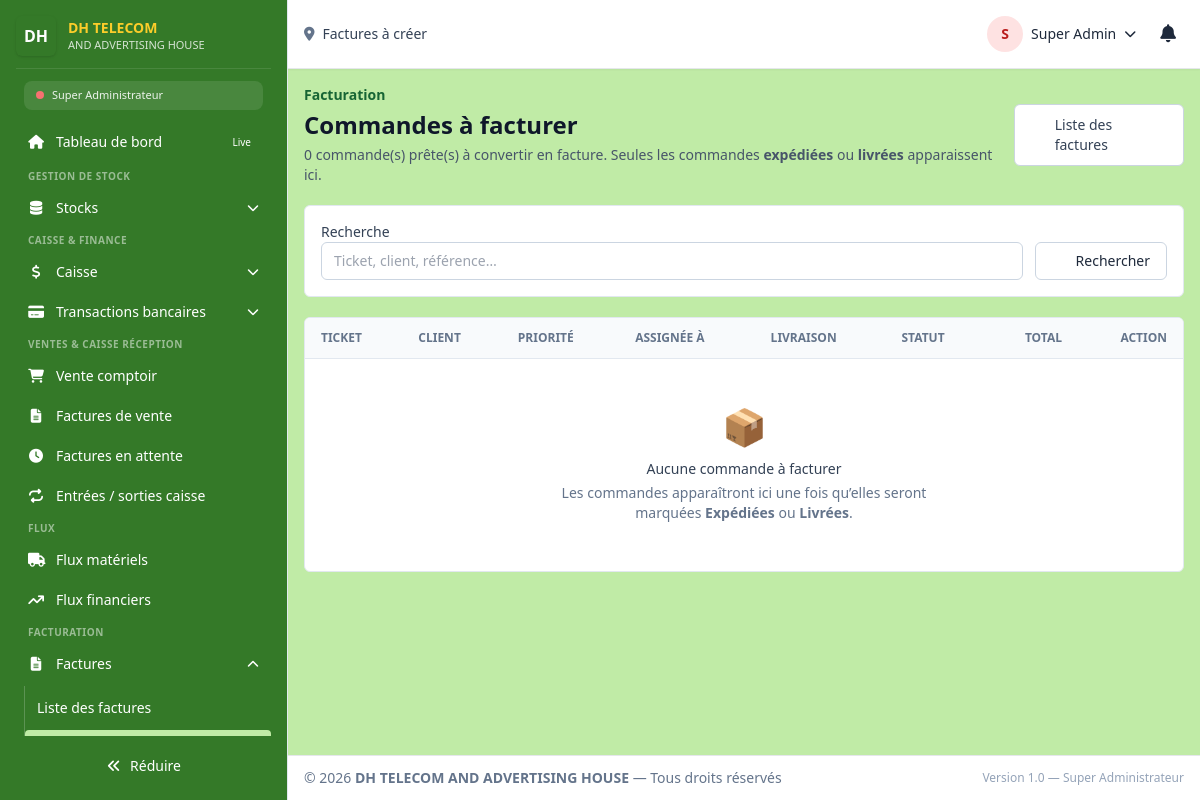
Before: /super_admin/factures/creer (signed in) with the older database file.
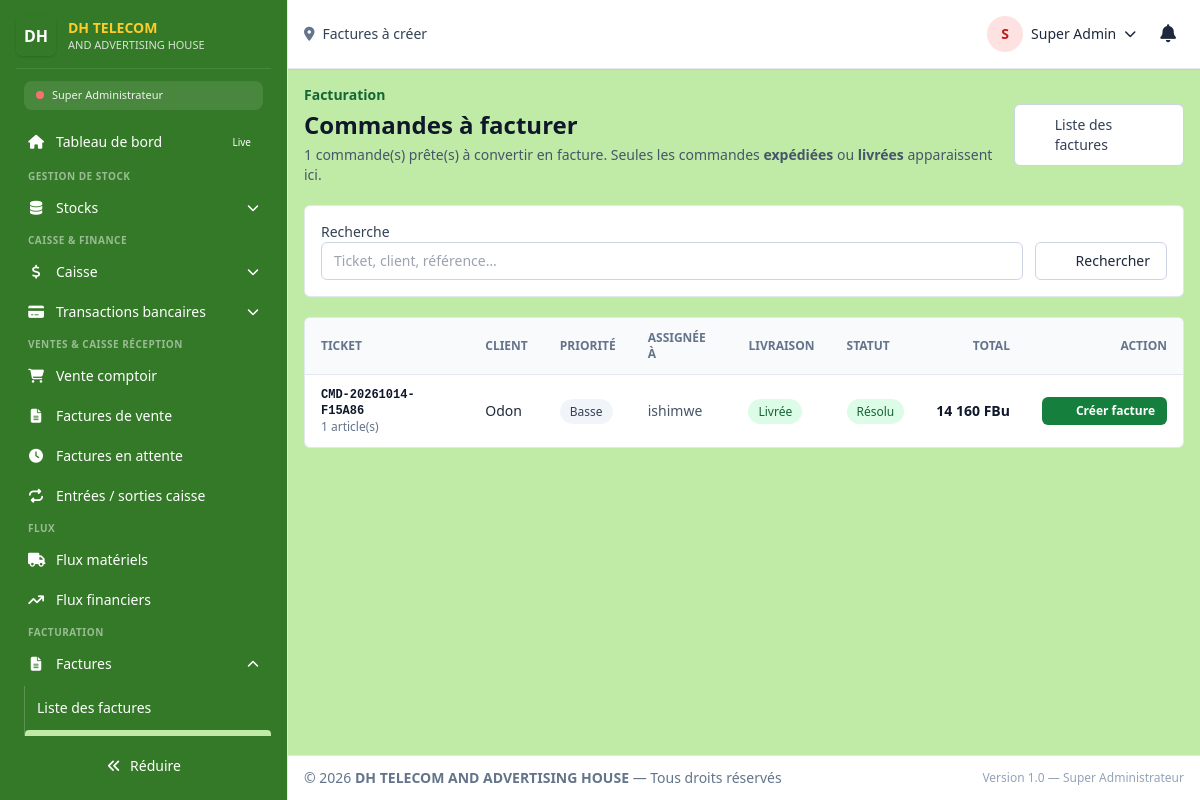
After: the same page with the newer database file.
### tables this page shows
CREATE TABLE `tasks` (
  `id` int(11) NOT NULL,
  `ticket_no` varchar(50) NOT NULL COMMENT 'Format: VNT-202606-001',
  `client` varchar(255) NOT NULL,
  `client_id` int(100) DEFAULT NULL,
  `walk_in` tinyint(1) NOT NULL DEFAULT 0 COMMENT 'Client de passage non enregistré',
  `client_reference` varchar(100) DEFAULT NULL COMMENT 'Référence client (PO, réf. téléphonique…)',
  `category` varchar(100) NOT NULL,
  `priority` enum('Basse','Moyenne','Haute','Critique') DEFAULT 'Moyenne',
  `created_by` varchar(25) NOT NULL,
  `assigned_to` varchar(25) NOT NULL,
  `contributor` varchar(25) DEFAULT NULL,
  `created_at` date NOT NULL DEFAULT curdate(),
  `order_date` date DEFAULT NULL COMMENT 'Date de la commande (peut différer de created_at)',
  `updated_at` datetime DEFAULT NULL,
  `due_date` date DEFAULT NULL,
  `delivery_address` varchar(255) DEFAULT NULL COMMENT 'Adresse de livraison',
  `status` enum('Nouveau','Consulté','En cours','Résolu','Annulé') NOT NULL DEFAULT 'Nouveau',
  `delivery_status` enum('En préparation','Expédiée','Livrée','Annulée') NOT NULL DEFAULT 'En préparation',
  `invoice_number` varchar(100) DEFAULT NULL COMMENT 'Numéro de facture si la commande a été convertie',
  `converted_at` datetime DEFAULT NULL COMMENT 'Horodatage de conversion en facture',
  `description` text DEFAULT NULL,
  `items_json` text DEFAULT NULL COMMENT 'JSON détaillé des lignes commandées',
  `subtotal` bigint(20) NOT NULL DEFAULT 0 COMMENT 'Sous-total HT avant remise',
  `discount_type` enum('Aucune','Pourcentage','Montant fixe') NOT NULL DEFAULT 'Aucune',
  `discount_value` decimal(10,2) NOT NULL DEFAULT 0.00 COMMENT 'Valeur saisie (%, ou montant fixe)',
  `discount_amount` bigint(20) NOT NULL DEFAULT 0 COMMENT 'Remise calculée en FBu',
  `tax_rate` decimal(5,2) NOT NULL DEFAULT 18.00 COMMENT 'Taux TVA appliqué (%)',
  `tax_amount` bigint(20) NOT NULL DEFAULT 0 COMMENT 'Montant TVA en FBu',
  `total_amount` bigint(20) NOT NULL DEFAULT 0 COMMENT 'Total TTC',
  `payment_terms` varchar(50) DEFAULT NULL COMMENT 'À la commande, À la livraison, 30 jours, À crédit',
  `deposit_amount` bigint(20) NOT NULL DEFAULT 0 COMMENT 'Acompte reçu en FBu',
  `deposit_method` varchar(50) DEFAULT NULL COMMENT 'Espèces, Virement bancaire',
  `bank_id` int(11) DEFAULT NULL COMMENT 'Réf banks.id si virement',
  `sound_status` tinyint(1) DEFAULT 1
);

### dash/template/layout.php (the view, shortened to what the changed rows need)
<?php
require_once __DIR__ . "/permissions.php";
require_once __DIR__ . "/sidebar_config.php";
$route = trim(strtolower($route), '/');
$rolePrefix = !empty($user["role_system"]) ? $user["role_system"] . "/" : "";
$activeRoute = $rolePrefix !== "" && strpos($route, $rolePrefix) === 0
    ? substr($route, strlen($rolePrefix))
    : $route;
if (!function_exists('faIcon')) {
    function faIcon(?string $feather): string
    {
        return $map[$feather] ?? 'fa-solid fa-circle';
    }
}
if (!function_exists('renderSidebarItem')) {
    function renderSidebarItem(array $item, string $currentRoute, array $user): void
    {
        $itemHref  = $item['href'] ?? '';
        $itemRoute = ltrim($itemHref, '/');
        $isActive  = ($itemRoute === $currentRoute);
        if ($item['type'] === 'link') {
            $activeClass = $isActive
                ? 'bg-[#C0EBA6] text-slate-900 font-semibold'
                : 'text-white hover:bg-[#C0EBA6] hover:text-slate-900';
            ?>
            <li>
                <a href="<?= htmlspecialchars(app_route_url($itemHref, $user['role_system'] ?? null), ENT_QUOTES, 'UTF-8') ?>"
                   class="flex items-center gap-3 px-3 py-2 rounded-lg text-sm transition <?= $activeClass ?>">
                    <i class="<?= htmlspecialchars(faIcon($item['icon'] ?? '')) ?> w-4 text-center flex-shrink-0"></i>
                    <span class="menu-text"><?= htmlspecialchars($item['label']) ?></span>
                    <?php if (!empty($item['badge'])): ?>
                        <span class="ml-auto text-[10px] px-2 py-0.5 rounded-full bg-<?= htmlspecialchars($item['badge']['color']) ?>-500 text-white">
                            <?= htmlspecialchars($item['badge']['text']) ?>
                        </span>
                    <?php endif; ?>
                </a>
            </li>
            <?php
        } elseif ($item['type'] === 'dropdown') {
            $visibleChildren = array_filter($item['items'] ?? [], function ($sub) use ($user) {
                if (empty($sub['permission'])) return true;
                return userCan($user, $sub['permission']);
            });
            $hasActiveChild = false;
            foreach ($visibleChildren as $sub) {
                $subRoute = ltrim($sub['href'] ?? '', '/');
                if ($subRoute === $currentRoute) { $hasActiveChild = true; break; }
            }
            ?>
            <li>
                <a href="#"
                   class="sidebar-dropdown-btn flex items-center w-full gap-3 px-3 py-2 rounded text-white hover:bg-[#C0EBA6] hover:text-slate-900 transition"
                   aria-expanded="<?= $hasActiveChild ? 'true' : 'false' ?>">
                    <i class="<?= htmlspecialchars(faIcon($item['icon'] ?? '')) ?> w-4 text-center flex-shrink-0"></i>
                    <span class="menu-text text-left flex-1"><?= htmlspecialchars($item['label']) ?></span>
                    <i class="fa-solid fa-chevron-down w-3 text-xs transition-transform sidebar-chevron"></i>
                </a>
                <ul class="sidebar-submenu mt-1 ml-2 <?= $hasActiveChild ? '' : 'hidden' ?> text-sm space-y-1 py-1 border-l border-white/20">
                    <?php foreach ($visibleChildren as $sub): ?>
                        <?php
                        $subHref   = $sub['href'] ?? '';
                        $subRoute  = ltrim($subHref, '/');
                        $subActive = ($subRoute === $currentRoute);
                        ?>
                        <li>
                            <a href="<?= htmlspecialchars(app_route_url($subHref, $user['role_system'] ?? null), ENT_QUOTES, 'UTF-8') ?>"
                               class="block w-full text-left px-3 py-2 rounded <?= $subActive ? 'bg-[#C0EBA6] text-slate-900 font-semibold' : 'text-white hover:bg-[#C0EBA6] hover:text-slate-900' ?>">
                                <?= htmlspecialchars($sub['label']) ?>
                            </a>
                        </li>
                    <?php endforeach; ?>
                </ul>
            </li>
            <?php
        }
    }
}
?>
<!doctype html>
<html lang="fr">
<head>
    <link rel="stylesheet"
          href="https://cdnjs.cloudflare.com/ajax/libs/font-awesome/6.5.1/css/all.min.css"
>
    <script src="https://cdn.tailwindcss.com"></script>
</head>
<body class="min-h-screen bg-[#C0EBA6] text-slate-800 antialiased">
<div id="app" class="relative flex h-screen">
    <aside id="sidebar"
           class="fixed inset-y-0 left-0 z-50 w-72 transform -translate-x-0 lg:translate-x-0 bg-[#347928] border-r border-slate-200 p-4 flex flex-col anim-smooth">
        <nav class="flex-1 overflow-auto scrollbar-thin mt-3 -mr-2 pr-2">
            <ul class="space-y-1 text-sm">
                <?php if (!empty($SIDEBAR_CONFIG)): ?>
                    <?php foreach ($SIDEBAR_CONFIG as $sectionKey => $section): ?>
                        <?php
                        $visibleItems = array_filter($section['items'], function ($item) use ($user) {
                            if (empty($item['permission'])) return true;
                            return userCan($user, $item['permission']);
                        });
                        ?>
                        <?php if (!empty($section['label'])): ?>
                            <li class="mt-4 first:mt-0 text-[10px] text-white/50 uppercase px-3 tracking-wider font-semibold">
                                <?= htmlspecialchars($section['label']) ?>
                            </li>
                        <?php endif; ?>
                        <?php foreach ($visibleItems as $item) renderSidebarItem($item, $activeRoute, $user); ?>
                    <?php endforeach; ?>
                <?php endif; ?>
            </ul>
        </nav>
    </aside>
    <div id="mainArea" class="w-0 min-w-0 flex-1 flex flex-col min-h-0 ml-0 lg:ml-72 anim-smooth">
        <main id="content" class="min-w-0 flex-1 overflow-x-hidden overflow-y-auto p-4">
            <?php
            if (isset($content) && $content !== '') {
                echo $content;
            } else {
                echo '<div class="p-4 bg-yellow-50 text-yellow-800 rounded">Aucun contenu à afficher.</div>';
            }
            ?>
        </main>
    </div>
</div>
</body>
</html>

### dash/receptionist/factures_create.php (shortened to what the changed rows need)
<?php
require_once __DIR__ . '/../../api/database.php';
$db     = Database::getInstance();
$escape = static fn($value): string => htmlspecialchars((string) $value, ENT_QUOTES, 'UTF-8');
$page     = max(1, (int) ($_GET['page'] ?? 1));
$perPage  = 20;
$conditions = [
    "t.category = 'Commande'",
    "t.invoice_number IS NULL",
    "t.status NOT IN ('Annulé')",
    "t.delivery_status IN ('Expédiée','Livrée')",
];
$params = [];
$where = 'WHERE ' . implode(' AND ', $conditions);
$total = (int) $db->fetchColumn("SELECT COUNT(*) FROM tasks t $where", $params);
$totalPages = max(1, (int) ceil($total / $perPage));
$page = min($page, $totalPages);
$offset = ($page - 1) * $perPage;
$pending = $db->fetchAll(
    "SELECT t.id, t.ticket_no, t.client, t.client_id, t.walk_in, t.client_reference,
            t.priority, t.assigned_to, t.order_date, t.due_date,
            t.status, t.delivery_status,
            t.items_json, t.subtotal, t.tax_amount, t.total_amount,
            t.deposit_amount, t.payment_terms,
            u.f_name, u.l_name
     FROM tasks t
     LEFT JOIN users u ON u.user_name = t.assigned_to
     $where
     ORDER BY t.due_date ASC, t.id DESC
     LIMIT $perPage OFFSET $offset",
    $params
);
$priorityColor = static fn(string $p): string => match ($p) {
    'Critique' => 'bg-rose-100 text-rose-800',
    'Haute'    => 'bg-amber-100 text-amber-800',
    'Moyenne'  => 'bg-blue-100 text-blue-800',
    'Basse'    => 'bg-slate-100 text-slate-700',
    default    => 'bg-slate-100 text-slate-700',
};
$deliveryColor = static fn(string $d): string => match ($d) {
    'En préparation' => 'bg-orange-100 text-orange-800',
    'Expédiée'       => 'bg-blue-100 text-blue-800',
    'Livrée'         => 'bg-green-100 text-green-800',
    'Annulée'        => 'bg-slate-200 text-slate-600',
    default          => 'bg-slate-100 text-slate-700',
};
?>
<section class="space-y-5">
    <header class="flex flex-col gap-3 sm:flex-row sm:items-center sm:justify-between">
        <div>
            <p class="text-sm font-semibold text-green-800">Facturation</p>
            <h1 class="mt-1 text-2xl font-bold text-slate-900">Commandes à facturer</h1>
            <p class="mt-1 text-sm text-slate-600">
                <?= number_format($total, 0, ',', ' ') ?> commande(s) prête(s) à convertir en facture.
                Seules les commandes <strong>expédiées</strong> ou <strong>livrées</strong> apparaissent ici.
            </p>
        </div>
    </header>
    <div class="overflow-x-auto rounded-md border border-slate-200 bg-white">
        <table class="min-w-full divide-y divide-slate-200 text-sm">
            <thead class="bg-slate-50 text-left text-xs uppercase text-slate-500">
                <tr>
                    <th class="px-4 py-3">Ticket</th>
                    <th class="px-4 py-3">Client</th>
                    <th class="px-4 py-3">Priorité</th>
                    <th class="px-4 py-3">Assignée à</th>
                    <th class="px-4 py-3">Livraison</th>
                    <th class="px-4 py-3">Statut</th>
                    <th class="px-4 py-3 text-right">Total</th>
                    <th class="px-4 py-3 text-right">Action</th>
                </tr>
            </thead>
            <tbody class="divide-y divide-slate-100">
                <?php if (!$pending): ?>
                    <tr>
                        <td colspan="8" class="px-4 py-12 text-center">
                            <div class="mx-auto max-w-sm">
                                <div class="mb-3 text-4xl">📦</div>
                                <p class="font-medium text-slate-700">Aucune commande à facturer</p>
                                <p class="mt-1 text-sm text-slate-500">
                                    Les commandes apparaîtront ici une fois qu’elles seront marquées
                                    <strong>Expédiées</strong> ou <strong>Livrées</strong>.
                                </p>
                            </div>
                        </td>
                    </tr>
                <?php else: foreach ($pending as $order):
                    $items = json_decode((string) $order['items_json'], true);
                    $itemCount = is_array($items) ? count($items) : 0;
                    $assigneeName = trim(($order['f_name'] ?? '') . ' ' . ($order['l_name'] ?? '')) ?: ($order['assigned_to'] ?? '—');
                ?>
                    <tr class="hover:bg-slate-50">
                        <td class="px-4 py-3">
                            <div class="font-mono text-xs font-semibold text-slate-900"><?= $escape($order['ticket_no']) ?></div>
                            <div class="text-xs text-slate-500"><?= $itemCount ?> article(s)</div>
                        </td>
                        <td class="px-4 py-3">
                            <div class="font-medium text-slate-800">
                                <?= $escape($order['client']) ?>
                            </div>
                        </td>
                        <td class="px-4 py-3">
                            <span class="rounded-full px-2.5 py-1 text-xs font-medium <?= $priorityColor($order['priority']) ?>">
                                <?= $escape($order['priority']) ?>
                            </span>
                        </td>
                        <td class="px-4 py-3 text-slate-600"><?= $escape($assigneeName) ?></td>
                        <td class="px-4 py-3">
                            <span class="rounded-full px-2.5 py-1 text-xs font-medium <?= $deliveryColor($order['delivery_status']) ?>">
                                <?= $escape($order['delivery_status']) ?>
                            </span>
                        </td>
                        <td class="px-4 py-3">
                            <span class="rounded-full bg-green-100 px-2.5 py-1 text-xs font-medium text-green-800">
                                <?= $escape($order['status']) ?>
                            </span>
                        </td>
                        <td class="whitespace-nowrap px-4 py-3 text-right font-semibold text-slate-900">
                            <?= number_format((float) $order['total_amount'], 0, ',', ' ') ?> FBu
                        </td>
                        <td class="whitespace-nowrap px-4 py-3 text-right">
                            <a href="<?= $escape(app_route_url('factures/apercu')) . '?id=' . (int) $order['id'] ?>"
                               class="inline-flex items-center gap-2 rounded-md bg-green-700 px-3 py-1.5 text-xs font-semibold text-white hover:bg-green-800">
                                <i data-feather="file-plus" class="h-3.5 w-3.5"></i> Créer facture
                            </a>
                        </td>
                    </tr>
                <?php endforeach; endif; ?>
            </tbody>
        </table>
    </div>
</section>

Changed rows visible on the page:
added tasks: ticket_no "CMD-20261014-F15A86", items_json "1", client "Odon", priority "Basse", assigned_to "ishimwe", delivery_status "Livrée", status "Résolu", total_amount "14 160"
Other visible differences:
$total: "0" → "1"
text no longer shown: "📦 Aucune commande à facturer Les commandes apparaîtront ici une fois qu’elles seront marquées Expédiées ou Livrées ."
